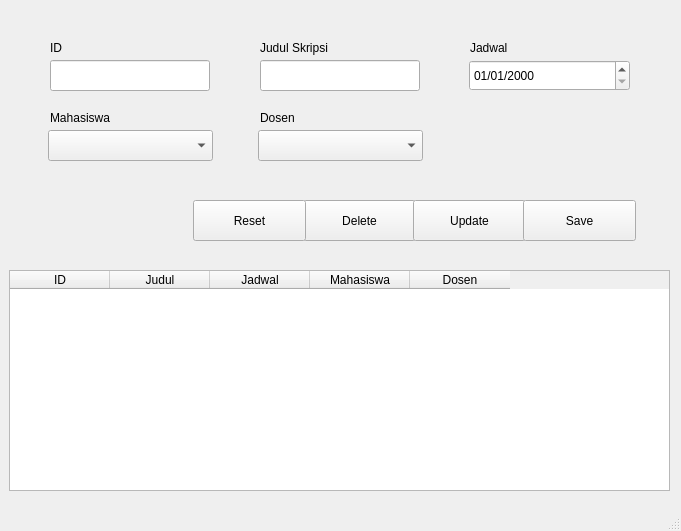
<?xml version="1.0" encoding="UTF-8"?>
<ui version="4.0">
 <class>Sidang</class>
 <widget class="QMainWindow" name="Sidang">
  <property name="geometry">
   <rect>
    <x>0</x>
    <y>0</y>
    <width>681</width>
    <height>531</height>
   </rect>
  </property>
  <property name="windowTitle">
   <string>Sidang</string>
  </property>
  <property name="inputMethodHints">
   <set>Qt::ImhNone</set>
  </property>
  <widget class="QWidget" name="centralwidget">
   <widget class="QTableWidget" name="tableData">
    <property name="geometry">
     <rect>
      <x>9</x>
      <y>270</y>
      <width>661</width>
      <height>221</height>
     </rect>
    </property>
    <column>
     <property name="text">
      <string>ID</string>
     </property>
    </column>
    <column>
     <property name="text">
      <string>Judul</string>
     </property>
    </column>
    <column>
     <property name="text">
      <string>Jadwal</string>
     </property>
    </column>
    <column>
     <property name="text">
      <string>Mahasiswa</string>
     </property>
    </column>
    <column>
     <property name="text">
      <string>Dosen</string>
     </property>
    </column>
   </widget>
   <widget class="QLineEdit" name="inptID">
    <property name="geometry">
     <rect>
      <x>50</x>
      <y>60</y>
      <width>160</width>
      <height>31</height>
     </rect>
    </property>
    <property name="inputMask">
     <string/>
    </property>
    <property name="placeholderText">
     <string/>
    </property>
   </widget>
   <widget class="QLineEdit" name="inptJudul">
    <property name="geometry">
     <rect>
      <x>260</x>
      <y>60</y>
      <width>160</width>
      <height>31</height>
     </rect>
    </property>
   </widget>
   <widget class="QLabel" name="label">
    <property name="geometry">
     <rect>
      <x>50</x>
      <y>40</y>
      <width>161</width>
      <height>16</height>
     </rect>
    </property>
    <property name="text">
     <string>ID</string>
    </property>
   </widget>
   <widget class="QLabel" name="label_2">
    <property name="geometry">
     <rect>
      <x>260</x>
      <y>40</y>
      <width>161</width>
      <height>16</height>
     </rect>
    </property>
    <property name="text">
     <string>Judul Skripsi</string>
    </property>
   </widget>
   <widget class="QLabel" name="label_3">
    <property name="geometry">
     <rect>
      <x>470</x>
      <y>40</y>
      <width>161</width>
      <height>16</height>
     </rect>
    </property>
    <property name="text">
     <string>Jadwal</string>
    </property>
   </widget>
   <widget class="QLabel" name="label_4">
    <property name="geometry">
     <rect>
      <x>50</x>
      <y>110</y>
      <width>161</width>
      <height>16</height>
     </rect>
    </property>
    <property name="text">
     <string>Mahasiswa</string>
    </property>
   </widget>
   <widget class="QLabel" name="label_5">
    <property name="geometry">
     <rect>
      <x>260</x>
      <y>110</y>
      <width>161</width>
      <height>16</height>
     </rect>
    </property>
    <property name="text">
     <string>Dosen</string>
    </property>
   </widget>
   <widget class="QComboBox" name="inptMhs">
    <property name="geometry">
     <rect>
      <x>48</x>
      <y>130</y>
      <width>165</width>
      <height>31</height>
     </rect>
    </property>
   </widget>
   <widget class="QPushButton" name="btnDelete">
    <property name="geometry">
     <rect>
      <x>303</x>
      <y>200</y>
      <width>113</width>
      <height>41</height>
     </rect>
    </property>
    <property name="text">
     <string>Delete</string>
    </property>
   </widget>
   <widget class="QPushButton" name="btnUpdate">
    <property name="geometry">
     <rect>
      <x>413</x>
      <y>200</y>
      <width>113</width>
      <height>41</height>
     </rect>
    </property>
    <property name="text">
     <string>Update</string>
    </property>
   </widget>
   <widget class="QPushButton" name="btnSave">
    <property name="geometry">
     <rect>
      <x>523</x>
      <y>200</y>
      <width>113</width>
      <height>41</height>
     </rect>
    </property>
    <property name="text">
     <string>Save</string>
    </property>
   </widget>
   <widget class="QPushButton" name="btnReset">
    <property name="geometry">
     <rect>
      <x>193</x>
      <y>200</y>
      <width>113</width>
      <height>41</height>
     </rect>
    </property>
    <property name="text">
     <string>Reset</string>
    </property>
   </widget>
   <widget class="QDateEdit" name="inptJadwal">
    <property name="geometry">
     <rect>
      <x>469</x>
      <y>60</y>
      <width>161</width>
      <height>31</height>
     </rect>
    </property>
    <property name="currentSection">
     <enum>QDateTimeEdit::DaySection</enum>
    </property>
    <property name="displayFormat">
     <string>dd/MM/yyyy</string>
    </property>
   </widget>
   <widget class="QComboBox" name="inptDosen">
    <property name="geometry">
     <rect>
      <x>258</x>
      <y>130</y>
      <width>165</width>
      <height>31</height>
     </rect>
    </property>
   </widget>
   <zorder>inptDosen</zorder>
   <zorder>inptJadwal</zorder>
   <zorder>tableData</zorder>
   <zorder>inptID</zorder>
   <zorder>inptJudul</zorder>
   <zorder>label</zorder>
   <zorder>label_2</zorder>
   <zorder>label_3</zorder>
   <zorder>label_4</zorder>
   <zorder>label_5</zorder>
   <zorder>inptMhs</zorder>
   <zorder>btnDelete</zorder>
   <zorder>btnUpdate</zorder>
   <zorder>btnSave</zorder>
   <zorder>btnReset</zorder>
  </widget>
  <widget class="QStatusBar" name="statusbar"/>
 </widget>
 <resources/>
 <connections/>
</ui>
